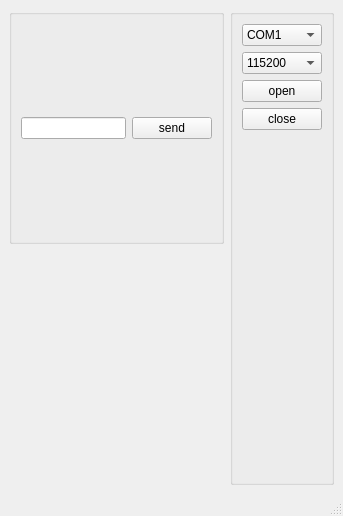
<?xml version="1.0" encoding="UTF-8"?>
<ui version="4.0">
 <class>NewWindow</class>
 <widget class="QMainWindow" name="NewWindow">
  <property name="geometry">
   <rect>
    <x>0</x>
    <y>0</y>
    <width>343</width>
    <height>516</height>
   </rect>
  </property>
  <property name="windowTitle">
   <string>NewWindow</string>
  </property>
  <widget class="QWidget" name="centralwidget">
   <layout class="QGridLayout" name="gridLayout">
    <item row="0" column="1" rowspan="2">
     <widget class="QGroupBox" name="groupBox_2">
      <property name="title">
       <string/>
      </property>
      <layout class="QFormLayout" name="formLayout">
       <item row="0" column="0">
        <layout class="QVBoxLayout" name="verticalLayout">
         <item>
          <widget class="QComboBox" name="cmb_port_name">
           <item>
            <property name="text">
             <string>COM1</string>
            </property>
           </item>
           <item>
            <property name="text">
             <string>COM2</string>
            </property>
           </item>
          </widget>
         </item>
         <item>
          <widget class="QComboBox" name="cmb_baud_rate">
           <item>
            <property name="text">
             <string>115200</string>
            </property>
           </item>
           <item>
            <property name="text">
             <string>57600</string>
            </property>
           </item>
           <item>
            <property name="text">
             <string>56000</string>
            </property>
           </item>
           <item>
            <property name="text">
             <string>38400</string>
            </property>
           </item>
           <item>
            <property name="text">
             <string>19200</string>
            </property>
           </item>
           <item>
            <property name="text">
             <string>14400</string>
            </property>
           </item>
           <item>
            <property name="text">
             <string>9600</string>
            </property>
           </item>
           <item>
            <property name="text">
             <string>4800</string>
            </property>
           </item>
           <item>
            <property name="text">
             <string>2400</string>
            </property>
           </item>
           <item>
            <property name="text">
             <string>1200</string>
            </property>
           </item>
          </widget>
         </item>
         <item>
          <widget class="QPushButton" name="btn_open">
           <property name="text">
            <string>open</string>
           </property>
          </widget>
         </item>
         <item>
          <widget class="QPushButton" name="btn_close">
           <property name="text">
            <string>close</string>
           </property>
          </widget>
         </item>
        </layout>
       </item>
      </layout>
     </widget>
    </item>
    <item row="1" column="0">
     <widget class="QCustomPlot" name="customPlot" native="true"/>
    </item>
    <item row="0" column="0">
     <widget class="QGroupBox" name="groupBox">
      <property name="title">
       <string/>
      </property>
      <layout class="QHBoxLayout" name="horizontalLayout_2">
       <item>
        <layout class="QHBoxLayout" name="horizontalLayout">
         <item>
          <widget class="QLineEdit" name="lint_send_data"/>
         </item>
         <item>
          <widget class="QPushButton" name="btn_send">
           <property name="text">
            <string>send</string>
           </property>
          </widget>
         </item>
        </layout>
       </item>
      </layout>
     </widget>
    </item>
   </layout>
  </widget>
  <widget class="QStatusBar" name="statusbar"/>
  <widget class="QMenuBar" name="menubar">
   <property name="geometry">
    <rect>
     <x>0</x>
     <y>0</y>
     <width>343</width>
     <height>21</height>
    </rect>
   </property>
  </widget>
 </widget>
 <customwidgets>
  <customwidget>
   <class>QCustomPlot</class>
   <extends>QWidget</extends>
   <header location="global">qcustomplot.h</header>
   <container>1</container>
  </customwidget>
 </customwidgets>
 <resources/>
 <connections/>
</ui>
